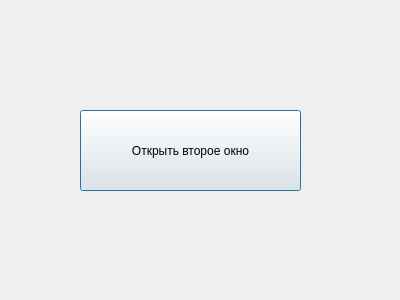
<?xml version="1.0" encoding="UTF-8"?>
<ui version="4.0">
 <class>Dialog</class>
 <widget class="QDialog" name="Dialog">
  <property name="geometry">
   <rect>
    <x>0</x>
    <y>0</y>
    <width>400</width>
    <height>300</height>
   </rect>
  </property>
  <property name="windowTitle">
   <string>Dialog</string>
  </property>
  <widget class="QPushButton" name="pushButton">
   <property name="geometry">
    <rect>
     <x>80</x>
     <y>110</y>
     <width>221</width>
     <height>81</height>
    </rect>
   </property>
   <property name="text">
    <string>Открыть второе окно</string>
   </property>
  </widget>
 </widget>
 <resources/>
 <connections/>
</ui>
